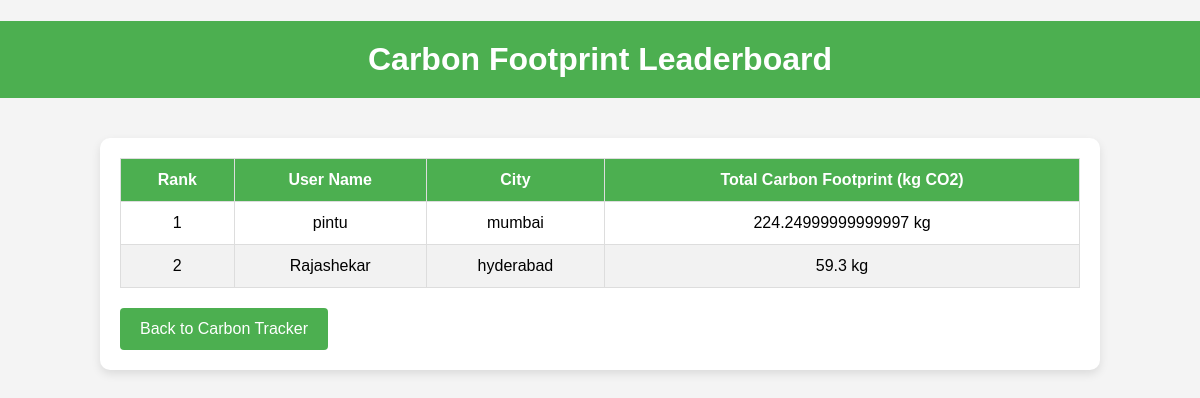
The app's page /leaderboard with its own data.
### app.py (models this page shows, shortened)
class User(db.Model):
    id = db.Column(db.Integer, primary_key=True)
    name = db.Column(db.String(100), nullable=False)
    email = db.Column(db.String(100), unique=True, nullable=False)
    password = db.Column(db.String(100), nullable=False)
    city = db.Column(db.String(100), nullable=True)

### app.py (the view)
@app.route('/leaderboard', methods=['GET'])
def leaderboard():
    leaderboard = db.session.query(
        User.name,
        User.city,
        db.func.sum(CarbonFootprint.total).label('total_footprint')
    ).join(CarbonFootprint).group_by(User.id).order_by(db.func.sum(CarbonFootprint.total).desc()).all()
    leaderboard_with_rank = [
        {"rank": idx + 1, "name": name, "city": city, "total_footprint": total_footprint}
        for idx, (name, city, total_footprint) in enumerate(leaderboard)
    ]
    return render_template('leaderboard.html', leaderboard=leaderboard_with_rank)

### templates/leaderboard.html (shortened to what this page needs)
<!DOCTYPE html>
<html lang="en">
<head>
</head>
<body>
    <h1>Carbon Footprint Leaderboard</h1>
    <div class="container">
        <table>
            <thead>
                <tr>
                    <th>Rank</th>
                    <th>User Name</th>
                    <th>City</th>
                    <th>Total Carbon Footprint (kg CO2)</th>
                </tr>
            </thead>
            <tbody>
                {% for user in leaderboard %}
                    <tr>
                        <td>{{ user.rank }}</td>
                        <td>{{ user.name }}</td>
                        <td>{{ user.city }}</td>
                        <td>{{ user.total_footprint }} kg</td>
                    </tr>
                {% endfor %}
            </tbody>
        </table>
        <a href="{{ url_for('carbon_tracker') }}" class="back-button">Back to Carbon Tracker</a>
    </div>
</body>
</html>

### templates/leaderboard.html (style rules this page uses)
body { font-family: Arial, sans-serif; background-color: #f4f4f4; margin: 0; padding: 0; }
h1 { background-color: #4CAF50; color: white; padding: 20px; text-align: center; }
.container { width: 80%; margin: 40px auto; max-width: 1000px; background-color: white; padding: 20px; border-radius: 10px; box-shadow: 0 4px 10px rgba(0, 0, 0, 0.1); }
table { width: 100%; border-collapse: collapse; }
table, th, td { border: 1px solid #ddd; text-align: center; }
th, td { padding: 12px; }
th { background-color: #4CAF50; color: white; }
tr:nth-child(even) { background-color: #f2f2f2; }
.back-button, .leaderboard-button { background-color: #4CAF50; color: white; padding: 12px 20px; border: none; border-radius: 4px; text-align: center; display: inline-block; margin-top: 20px; cursor: pointer; text-decoration: none; }

### records on screen
User: rank "1", name "pintu", city "mumbai", total_footprint "224.24999999999997"
User: rank "2", name "Rajashekar", city "hyderabad", total_footprint "59.3"
